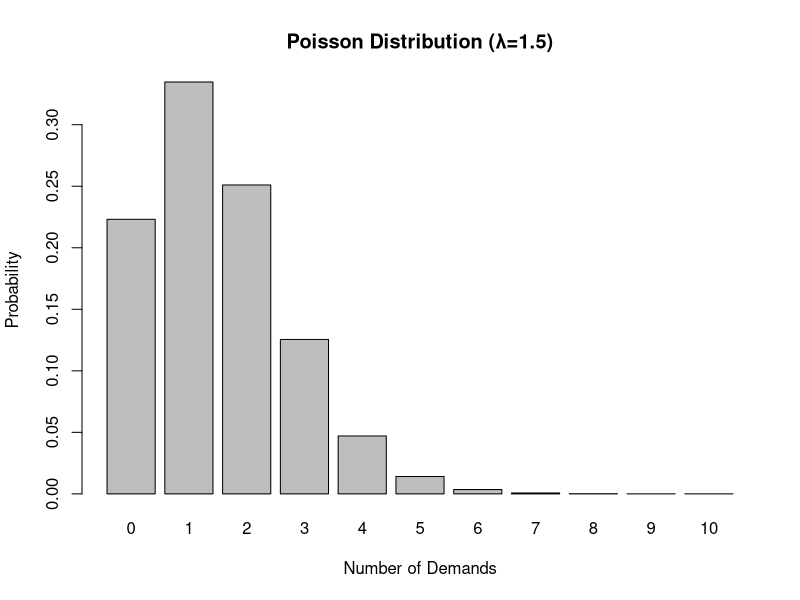

Source code (R):
lambda_value <- 1.5 
values <- 0:10  
probabilities <- dpois(values, lambda_value)
barplot(probabilities, names.arg=values,
        xlab="Number of Demands", ylab="Probability",
        main="Poisson Distribution (λ=1.5)")
